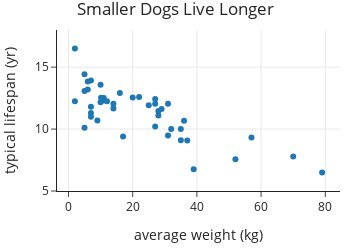

Notebook code cell kept with this figure:
### Markdown cell above
The `.update_layout()` method lets us modify any property of a layout.
This includes the plot title (`title`), margins (`margins` dictionary), 
and whether to display a legend (`showlegend`).
The `plotly` documentation has the full list of [layout properties](https://plotly.com/python-api-reference/generated/plotly.graph_objects.Layout.html).

`Figure` objects also have `.update_xaxes()` and `.update_yaxes()` functions,
which are similar to `.update_layout()`. These two functions let us modify
properties of the axes, like the axis limits (`range`), number of ticks
(`nticks`), and axis label (`title`). Below, we adjust the range of the y-axis and change the title on the x-axis. We also add a title to the plot and update the layout so the title is not cut off:

### Code cell
fig = px.scatter(dogs, x='weight', y='longevity',
                  title="Smaller Dogs Live Longer",
                 width=350, height=250)

fig.update_yaxes(range=[5, 18], title='typical lifespan (yr)')
fig.update_xaxes(title='average weight (kg)')
fig.update_layout(margin=dict(t=30))
fig

### Figure 1 — Plotly figure (JSON) as saved in the notebook; plotly's stock layout.template omitted (floating-point values rounded to 4 significant figures)
{"data": [{"hovertemplate": "weight=%{x}<br>longevity=%{y}<extra></extra>", "legendgroup": "", "marker": {"color": "#1F77B4", "symbol": "circle"}, "mode": "markers", "name": "", "orientation": "v", "showlegend": false, "type": "scatter", "x": [16, 6, 14, 11, 10.15, 22, 7, 7, 2, 20, 28, 27, 5, 31, 2, 6, 29, 27, 31, 11, 28, 7, 5, 5, 7, 10, 14, 12, 32, 10, 35, 9, 17, 25, 57, 35, 37, 27, 36, 39, 52, 79, 70], "xaxis": "x", "y": [12.92, 13.84, 11.66, 12.5, 12.53, 12.58, 13.92, 11.81, 16.5, 12.54, 11.46, 12.42, 14.42, 12.04, 12.25, 13.2, 11.63, 12.04, 9.48, 12.31, 11.1, 11, 13.07, 10.1, 11.29, 13.58, 12.05, 12.25, 10, 12.17, 10, 10.69, 9.4, 11.92, 9.32, 9.1, 9.08, 10.21, 10.67, 6.75, 7.57, 6.5, 7.78], "yaxis": "y"}], "layout": {"height": 250, "legend": {"tracegroupgap": 0}, "margin": {"t": 30}, "title": {"text": "Smaller Dogs Live Longer"}, "width": 350, "xaxis": {"anchor": "y", "autorange": true, "domain": [0, 1], "range": [-3.576, 84.58], "title": {"text": "average weight (kg)"}, "type": "linear"}, "yaxis": {"anchor": "x", "domain": [0, 1], "range": [5, 18], "title": {"text": "typical lifespan (yr)"}, "type": "linear"}}}
